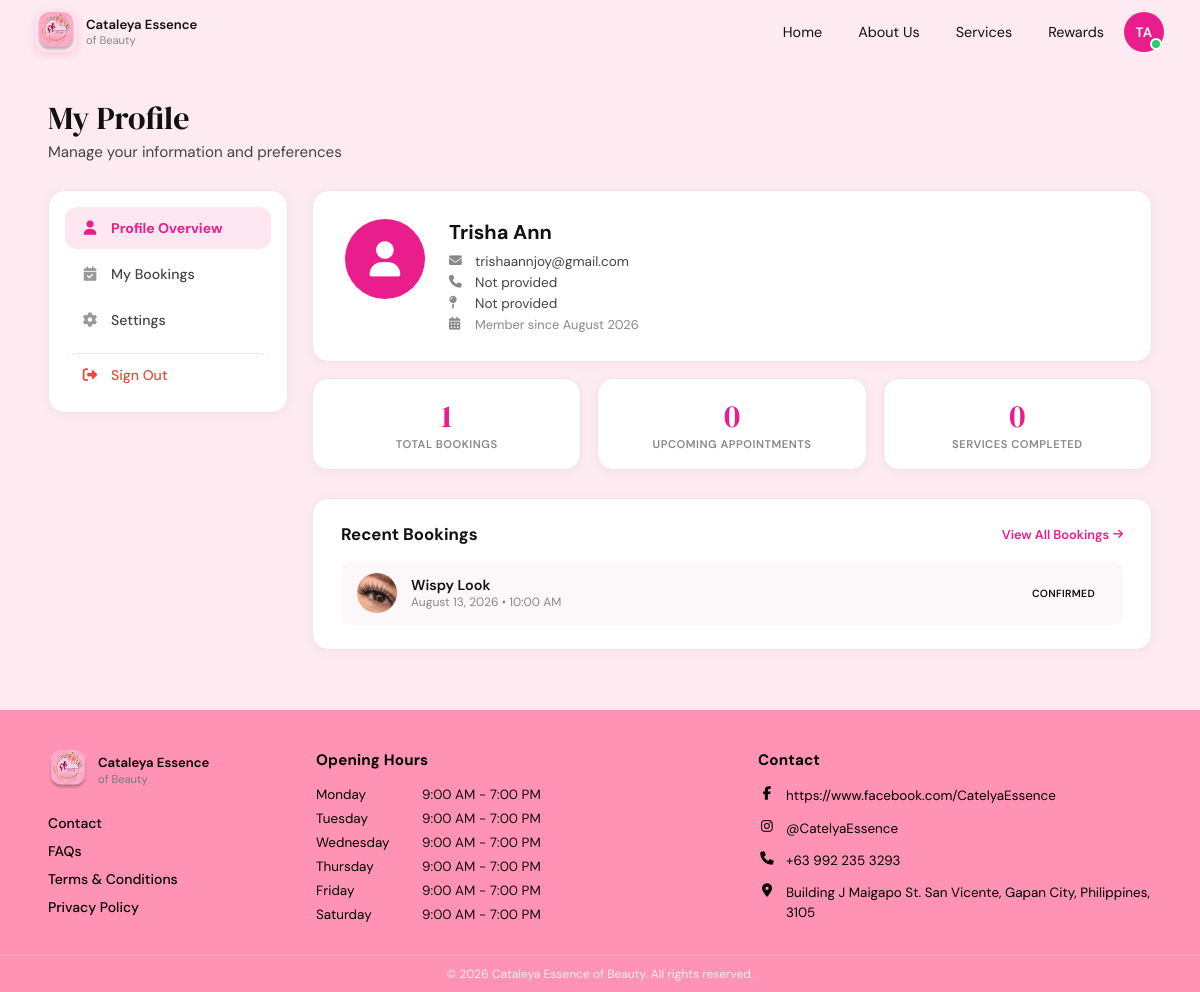
Page /Php/profile.php (signed in) on the committed database.
### tables this page shows
CREATE TABLE `users` (
  `id` int NOT NULL,
  `full_name` varchar(100) NOT NULL,
  `email` varchar(100) NOT NULL,
  `phone` varchar(20) DEFAULT NULL,
  `address_line1` varchar(255) DEFAULT NULL,
  `address_line2` varchar(255) DEFAULT NULL,
  `city` varchar(100) DEFAULT NULL,
  `province` varchar(100) DEFAULT NULL,
  `postal_code` varchar(20) DEFAULT NULL,
  `password_hash` varchar(255) NOT NULL,
  `profile_photo` varchar(255) DEFAULT NULL,
  `is_verified` tinyint(1) DEFAULT '0',
  `created_at` timestamp NULL DEFAULT CURRENT_TIMESTAMP,
  `is_admin` tinyint(1) DEFAULT '0'
);

CREATE TABLE `bookings` (
  `id` int NOT NULL,
  `user_id` int NOT NULL,
  `service_id` int NOT NULL,
  `staff_id` int DEFAULT NULL,
  `booking_date` varchar(50) NOT NULL,
  `booking_time` time NOT NULL,
  `deadline` datetime DEFAULT NULL,
  `status` enum('pending','confirmed','rescheduled','completed','cancelled') DEFAULT 'confirmed',
  `auto_cancelled` tinyint(1) DEFAULT '0',
  `total_amount` decimal(10,2) NOT NULL,
  `notes` text,
  `reschedule_reason` varchar(1000) DEFAULT NULL,
  `created_at` timestamp NULL DEFAULT CURRENT_TIMESTAMP,
  `updated_at` timestamp NULL DEFAULT CURRENT_TIMESTAMP ON UPDATE CURRENT_TIMESTAMP,
  `active_user_slot_key` varchar(128) GENERATED ALWAYS AS (case when (`status` in (_utf8mb4'confirmed',_utf8mb4'rescheduled')) then concat(`user_id`,_utf8mb4'|',`booking_date`,_utf8mb4'|',`booking_time`) else NULL end) STORED,
  `active_slot_key` varchar(128) GENERATED ALWAYS AS (case when (`status` in (_utf8mb4'confirmed',_utf8mb4'rescheduled')) then concat(`booking_date`,_utf8mb4'|',`booking_time`) else NULL end) STORED
);

CREATE TABLE `services` (
  `id` int NOT NULL,
  `name` varchar(255) NOT NULL,
  `description` text,
  `main_category` enum('Beauty Services','Spa Massage') NOT NULL,
  `sub_category` varchar(100) NOT NULL,
  `price` decimal(10,2) NOT NULL,
  `duration_minutes` int DEFAULT NULL,
  `image_url` varchar(255) DEFAULT NULL,
  `is_active` tinyint(1) DEFAULT '1',
  `created_at` timestamp NULL DEFAULT CURRENT_TIMESTAMP,
  `updated_at` timestamp NULL DEFAULT CURRENT_TIMESTAMP ON UPDATE CURRENT_TIMESTAMP
);

### Php/profile.php (the view, shortened to what this page needs)
<?php
require_once __DIR__ . '/../config/database.php';
$user_id = $_SESSION['user_id'];
$stmt = $pdo->prepare("SELECT id, full_name, email, phone, address_line1, address_line2, city, province, postal_code, created_at, profile_photo FROM users WHERE id = ?");
$stmt->execute([$user_id]);
$user = $stmt->fetch();
$name_parts = array_filter(explode(' ', trim($user['full_name'])));
if (count($name_parts) >= 2) {
    $initials = strtoupper(substr(reset($name_parts), 0, 1) . substr(end($name_parts), 0, 1));
} elseif (count($name_parts) === 1) {
    $initials = strtoupper(substr(reset($name_parts), 0, 2));
} else {
    $initials = 'U';
}
$stmt = $pdo->prepare("SELECT COUNT(*) as total FROM bookings WHERE user_id = ?");
$stmt->execute([$user_id]);
$total_bookings = $stmt->fetch()['total'];
$stmt = $pdo->prepare("SELECT COUNT(*) as upcoming FROM bookings WHERE user_id = ? AND status IN ('confirmed', 'rescheduled') AND booking_date >= CURDATE()");
$stmt->execute([$user_id]);
$upcoming_appointments = $stmt->fetch()['upcoming'];
$stmt = $pdo->prepare("SELECT COUNT(*) as completed FROM bookings WHERE user_id = ? AND status = 'completed'");
$stmt->execute([$user_id]);
$services_completed = $stmt->fetch()['completed'];
$member_since = date('F Y', strtotime($user['created_at']));
$address_parts = array_filter([$user['address_line1'], $user['city'], $user['province'], $user['postal_code']]);
$full_address = implode(', ', $address_parts);
$stmt = $pdo->prepare("
    SELECT b.id, b.booking_date, b.booking_time, b.status,
           s.name as service_name, s.image_url as service_image
    FROM bookings b
    JOIN services s ON b.service_id = s.id
    WHERE b.user_id = ?
    ORDER BY b.booking_date DESC, b.booking_time DESC
    LIMIT 3
");
$stmt->execute([$user_id]);
$recent_bookings = $stmt->fetchAll();
?>
<!DOCTYPE html>
<html lang="en">
<head>
    <link rel="stylesheet" href="https://cdnjs.cloudflare.com/ajax/libs/font-awesome/6.5.0/css/all.min.css" />
    <link rel="stylesheet" href="../css/profile.css" />
    <link rel="stylesheet" href="../css/user-footer.css" />
</head>
<body>
    <header class="navbar">
        <div class="navbar__logo">
            <img src="../img/Rectangle 38 (1).png" class="logo-img" alt="Cataleya Essence of Beauty" />
            <div class="logo-text">
                <span class="logo-name">Cataleya Essence</span>
                <span class="logo-sub">of Beauty</span>
            </div>
        </div>
        <nav class="navbar__links" id="nav-links">
            <a href="home.php" class="nav-link">Home</a>
            <a href="about.php" class="nav-link">About Us</a>
            <a href="serv.php" class="nav-link">Services</a>
            <a href="Rewards.php" class="nav-link">Rewards</a>
        </nav>
        <div class="profile-wrapper" id="profileWrapper">
            <div class="profile-avatar" id="profileAvatar" role="button" aria-haspopup="true" aria-expanded="false">
                <?php if ($user['profile_photo']): ?>
                    <img src="<?php echo htmlspecialchars($user['profile_photo']); ?>" alt="Profile" class="avatar-image" />
                <?php else: ?>
                    <span class="avatar-initials"><?php echo htmlspecialchars($initials); ?></span>
                <?php endif; ?>
                <span class="status-dot"></span>
            </div>
        </div>
    </header>
    <main class="profile-page">
        <div class="profile-header">
            <div>
                <h1>My Profile</h1>
                <p>Manage your information and preferences</p>
            </div>
        </div>
        <div class="profile-layout">
            <aside class="profile-sidebar">
                <nav class="sidebar-nav">
                    <a href="profile.php" class="sidebar-link active"><i class="fas fa-user"></i> Profile Overview</a>
                    <a href="bookings.php" class="sidebar-link"><i class="fas fa-calendar-check"></i> My Bookings</a>
                    <a href="settings.php" class="sidebar-link"><i class="fas fa-cog"></i> Settings</a>
                    <a href="../auth/logout.php" class="sidebar-link sidebar-link--signout"><i class="fas fa-sign-out-alt"></i> Sign Out</a>
                </nav>
            </aside>
            <div class="profile-main">
        <div class="profile-card">
            <div class="profile-avatar-large">
                <?php if ($user['profile_photo']): ?>
                    <img src="<?php echo htmlspecialchars($user['profile_photo']); ?>" alt="Profile" />
                <?php else: ?>
                    <i class="fas fa-user"></i>
                <?php endif; ?>
            </div>
            <div class="profile-info">
                <div class="profile-name-row">
                    <h2><?php echo htmlspecialchars($user['full_name']); ?></h2>
                </div>
                <div class="profile-details">
                    <p><i class="fas fa-envelope" aria-hidden="true"></i><span><?php echo htmlspecialchars($user['email']); ?></span></p>
                    <p><i class="fas fa-phone" aria-hidden="true"></i><span><?php echo htmlspecialchars($user['phone'] ?? 'Not provided'); ?></span></p>
                    <p><i class="fas fa-map-pin" aria-hidden="true"></i><span><?php echo htmlspecialchars($full_address ?: 'Not provided'); ?></span></p>
                    <p class="member-since"><i class="fas fa-calendar-alt" aria-hidden="true"></i><span>Member since <?php echo htmlspecialchars($member_since); ?></span></p>
                </div>
            </div>
        </div>
        <div class="stats-row">
            <div class="stat-card"><div class="stat-number"><?php echo $total_bookings; ?></div><div class="stat-label">Total Bookings</div></div>
            <div class="stat-card"><div class="stat-number"><?php echo $upcoming_appointments; ?></div><div class="stat-label">Upcoming Appointments</div></div>
            <div class="stat-card"><div class="stat-number"><?php echo $services_completed; ?></div><div class="stat-label">Services Completed</div></div>
        </div>
        <div class="profile-content-grid">
            <section class="recent-bookings">
                <div class="section-header">
                    <h3>Recent Bookings</h3>
                    <a href="bookings.php" class="view-all">View All Bookings <i class="fas fa-arrow-right"></i></a>
                </div>
                <div class="booking-list">
                    <?php if (count($recent_bookings) > 0): ?>
                        <?php foreach ($recent_bookings as $booking): ?>
                            <div class="booking-item">
                                <div class="booking-icon">
                                    <?php if ($booking['service_image']): ?>
                                        <img src="<?php echo htmlspecialchars($booking['service_image']); ?>" alt="<?php echo htmlspecialchars($booking['service_name']); ?>" class="booking-img" />
                                    <?php else: ?>
                                        <i class="fas fa-spa"></i>
                                    <?php endif; ?>
                                </div>
                                <div class="booking-info">
                                    <span class="booking-name"><?php echo htmlspecialchars($booking['service_name']); ?></span>
                                    <span class="booking-date"><?php echo date('F j, Y', strtotime($booking['booking_date'])); ?> • <?php echo date('g:i A', strtotime($booking['booking_time'])); ?></span>
                                </div>
                                <span class="booking-status <?php echo strtolower($booking['status']); ?>"><?php echo ucfirst($booking['status']); ?></span>
                            </div>
                        <?php endforeach; ?>
                    <?php endif; ?>
                </div>
            </section>
            </div>
        </div>
    </main>
    <?php require __DIR__ . '/includes/user-footer.php'; ?>
</body>
</html>

### rows in the picture
users: full_name "Trisha Ann", email "trishaannjoy@gmail.com", phone "Not provided", created_at "August 2026"
bookings: service.image_url (picture), service.name "Wispy Look", booking_date "August 13, 2026", booking_time "10:00 AM", status "CONFIRMED"

### other values in the picture
$initials "TA"
$full_address ?: 'Not provided' "Not provided"
$total_bookings "1"
$upcoming_appointments "0"
$services_completed "0"
